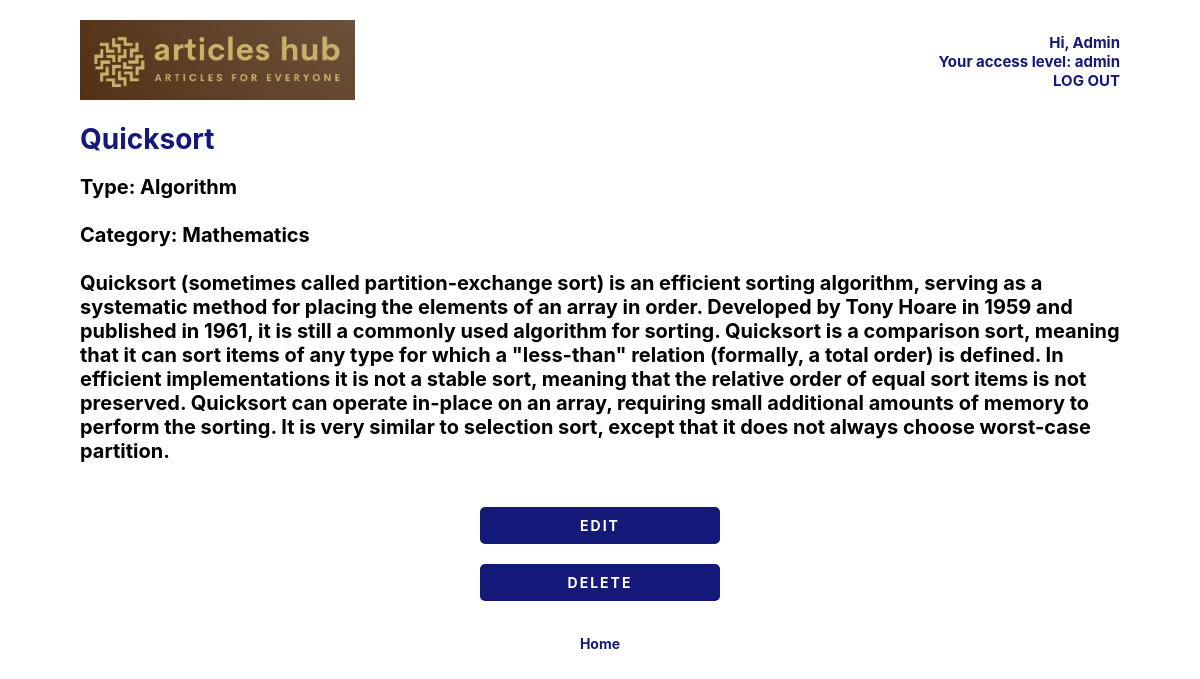
Page /articleshub/article/12/ (signed in) on the committed database.
### ARTICLES_HUB/models.py (models this page shows, shortened)
class Article (models.Model):
    article_id = models.IntegerField
    type_id = models.ForeignKey (ArticleType, on_delete=models.SET_NULL, null=True)
    category_id = models.ForeignKey (ArticleCategory, on_delete=models.SET_NULL, null=True)
    article_name = models.TextField(max_length=255)
    year_of_born = models.TextField(max_length=50, blank=True)
    year_of_died = models.TextField(max_length=50, blank=True)
    nationality = models.TextField(max_length=50, blank=True)
    notable_work = models.TextField(max_length=255, blank=True)
    article_about = models.TextField(max_length=8000, blank=True)
    known_for = models.TextField(max_length=255, blank=True)
    article_year = models.TextField(max_length=50, blank=True)
    medium = models.TextField(max_length=255, blank=True)
    dimensions = models.TextField(max_length=255, blank=True)
    location = models.TextField(max_length=255, blank=True)
    designed = models.TextField(max_length=255, blank=True)
    developer = models.TextField(max_length=255, blank=True)

class ArticleType(models.Model):
    type_id = models.IntegerField
    type_name = models.TextField(max_length=255)
    def __str__(self):
        return self.type_name

class ArticleCategory(models.Model):
    category_id = models.IntegerField
    category_name = models.TextField(max_length=255)
    def __str__(self):
        return self.category_name

### ARTICLES_HUB/views.py (the view)
# urls.py: path("article/<int:pk>/", ArticleDetailsView.as_view(), name = "article_detail"),
class ArticleDetailsView(DetailView):
    model = Article
    template_name = "article_detail.html"

### ARTICLES_HUB/templates/article_detail.html (shortened to what this page needs)
{% extends "base.html" %}
{% load static %}
{% load crispy_forms_tags %}
{% block content %}
{% if user.is_authenticated %}
  <div class="tour-entry">
    <h1>{{ article.article_name }} </h1>
    <h4>Type: {{article.type_id }}
      <br><br>
       Category: {{ article.category_id }}
       <br><br>
       {{article.article_about}}
       <br> <br>
  </div>
  <center>
    {% if 'contenttypes.change_contenttype' in perms %}
    <a href="{% url 'article_edit' article.pk %}" class="button-dark">EDIT</a>
    {% endif %}
    {% if 'contenttypes.delete_contenttype' in perms %}
    <a href="{% url 'article_delete' article.pk %}" class="button-dark">DELETE</a><br><br>
    {% endif %}
    <a href="{% url 'home' %}">Home</a>
  </center>
{% endif %}
{% endblock content %}

### ARTICLES_HUB/templates/base.html (shortened to what this page needs)
{% load static %}
<!DOCTYPE html>
<html lang="en">
<head>
    <link rel="stylesheet" href="{% static 'css/base.css' %}">
</head>
<body>
    {% if user.is_authenticated %}
    <div class="base-container">
        <div class="base-logo">
          <a href="{% url 'home' %}"><img src="{% static 'images/articles_hub_logo2.jpg' %}" height="80px"></a>
        </div>
        <div class="base-text">
            <h5>
                Hi, {{user.first_name}} <br>
                 Your access level: {{user.groups.first.name}} <br>
                 <a href="{% url 'logout' %}">LOG OUT</a>
            </h5>
        </div>
      </div>
    {% endif %}
{% block content %} {% endblock content %}
</body>
</html>

### ARTICLES_HUB/static/css/base.css (style rules this page uses)
body { font-family: 'Inter', sans-serif; font-size: 14px; text-decoration: none; margin: 20px 80px 20px 80px; }
.button-dark { background-color: #151979; color: white !important; padding: 10px 20px; margin-top: 20px; display: block; font-weight: bold; text-align: center; border-radius: 5px; border: none !important; letter-spacing: 2px; }
a { color: #151979; font-weight: bold; text-decoration: none; margin-left: 0px; margin-top: 0px; width: 200px; }
h5 { text-align: right; text-decoration: none; color: #151979; font-size: 15px; font-weight: bold; margin: 0px; }
h4 { font-size: 20px; text-decoration: #333636; margin-bottom: 7px; margin-top: 7px; }
h1 { font-weight: bold; color: #151979; }
.base-container { display: flex; justify-content: space-between; align-items: center; }
.base-logo { flex-basis: 50%; }
.base-text { text-align: left; margin-left: auto; flex-basis: 50%; }

### rows in the picture
Article: article_name "Quicksort", type_id "Algorithm", category_id "Mathematics", article_about "Quicksort (sometimes called partition-exchange sort) is an efficient sorting algorithm, serving as a systematic method for placing the elements of an array in order. Developed by Tony Hoare in 1959 and published in 1961, it is still a commonly used algorithm for sorting. Quicksort is a comparison sort, meaning that it can sort items of any type for which a \"less-than\" relation (formally, a total order) is defined. In efficient implementations it is not a stable sort, meaning that the relative order of equal sort items is not preserved. Quicksort can operate in-place on an array, requiring small additional amounts of memory to perform the sorting. It is very similar to selection sort, except…"

### other values in the picture
{{ user.first_name }} "Admin"
{{ user.groups.first.name }} "admin"
